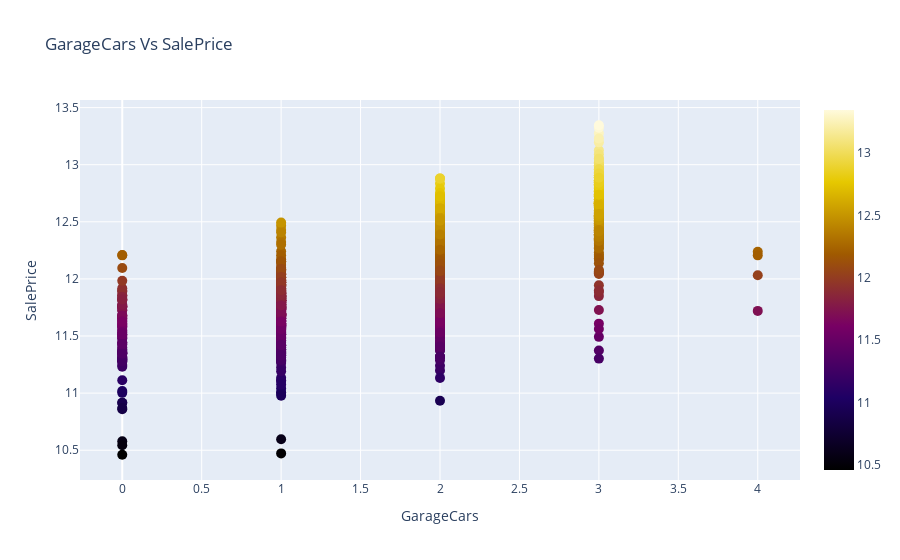

Notebook cell for this chart:
### Code cell
'''Scatter plot of GarageCars Vs SalePrice'''
scatter_plot(train.GarageCars, np.log(train.SalePrice), 'GarageCars Vs SalePrice', 'GarageCars', 'SalePrice', 10, 'Electric')

### Figure 1 — Plotly figure (JSON) as saved in the notebook; plotly's stock layout.template omitted (floating-point values rounded to 4 significant figures; data arrays with more than 128 entries replaced by an {"elided": "..."} marker saying what was removed)
{"data": [{"marker": {"color": {"elided": "1438 float values"}, "colorscale": [[0, "rgb(0,0,0)"], [0.2, "rgb(30,0,100)"], [0.4, "rgb(120,0,100)"], [0.6, "rgb(160,90,0)"], [0.8, "rgb(230,200,0)"], [1, "rgb(255,250,220)"]], "showscale": true, "size": 10}, "mode": "markers", "type": "scatter", "x": {"elided": "1438 int values"}, "y": {"elided": "1438 float values"}}], "layout": {"hovermode": "closest", "title": {"text": "GarageCars Vs SalePrice"}, "xaxis": {"title": {"text": "GarageCars"}}, "yaxis": {"title": {"text": "SalePrice"}}}}
